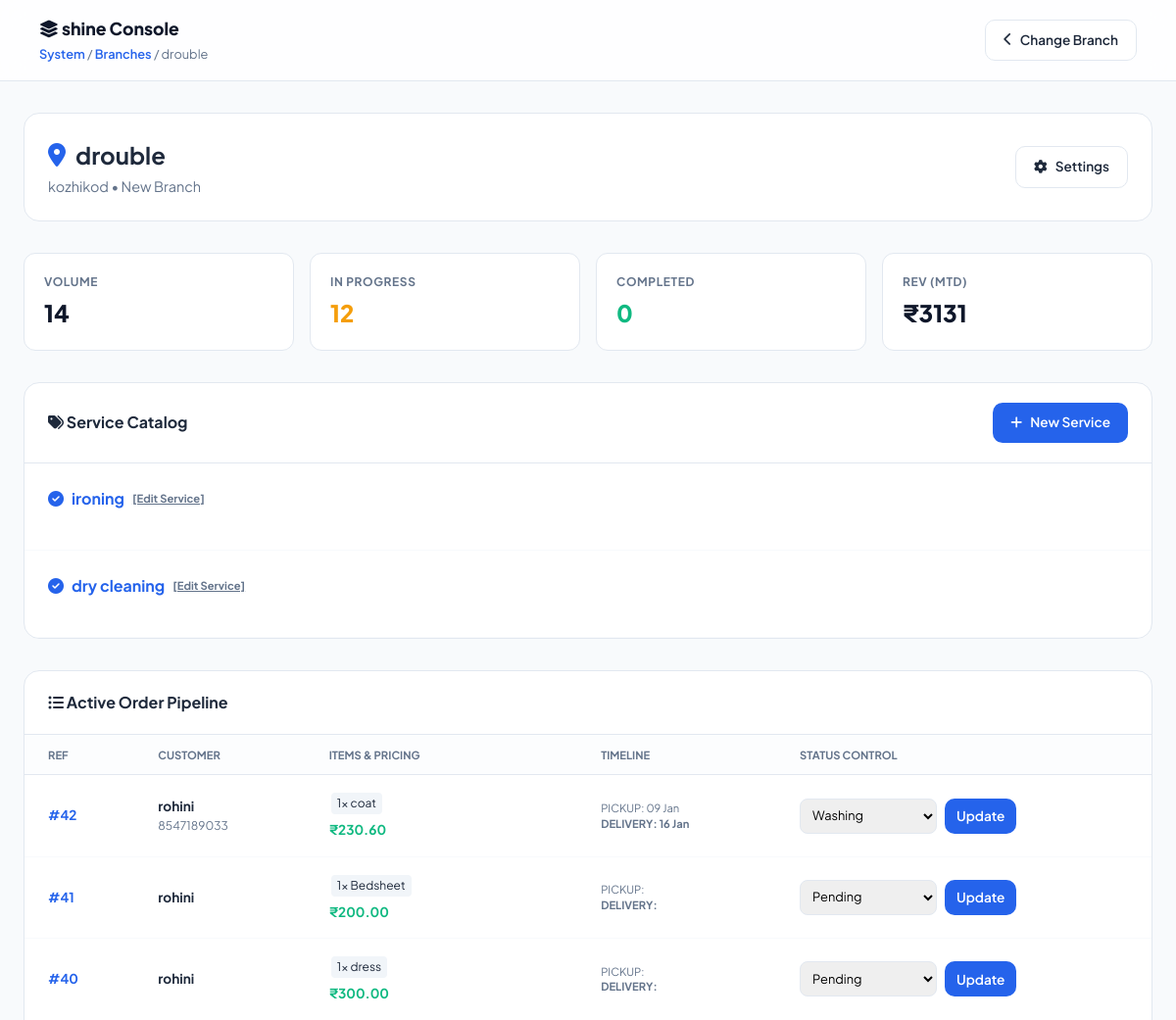
The app's page /shop/branch/5/orders/ (signed in, upper part), older data.
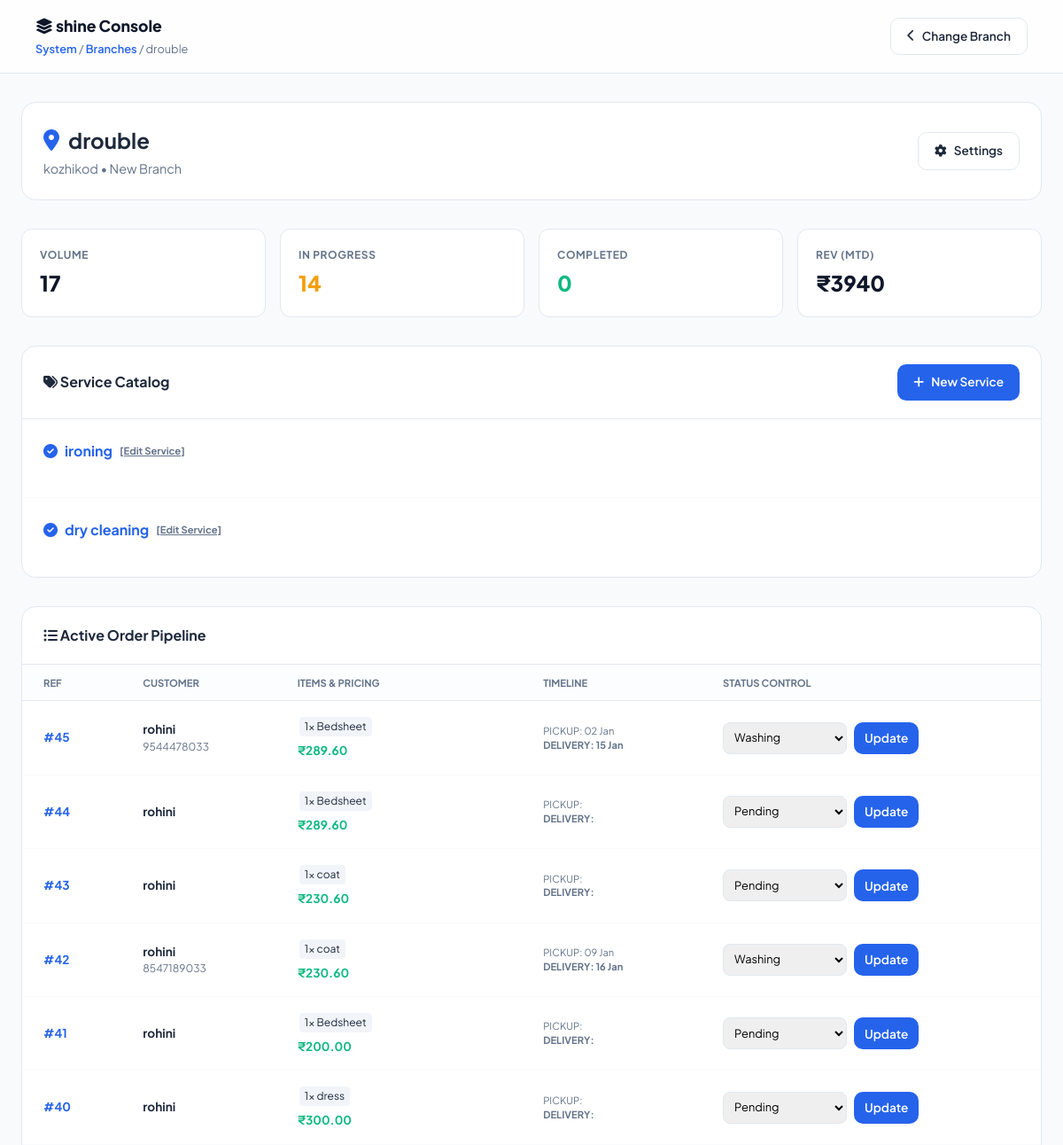
The same page, newer data.
### shop/models.py (models this page shows, shortened)
class Service(models.Model):
    branch = models.ForeignKey(Branch, on_delete=models.CASCADE, related_name='services')
    name = models.CharField(max_length=100)
    price = models.DecimalField(max_digits=10, decimal_places=2, blank=True, null=True)
    cloths = models.ManyToManyField('Cloth', blank=True, related_name='services')
    created_at = models.DateTimeField(default=timezone.now)
    class Meta:
        unique_together = ('branch', 'name')

class Order(models.Model):
    STATUS_CHOICES = [
        ('Pending', 'Pending'),
        ('Washing', 'Washing'),
        ('Drying', 'Drying'),
        ('Ironing', 'Ironing'),
        ('Ready', 'Ready for Pickup'),
        ('Completed', 'Completed'),
    ]
    PAYMENT_CHOICES = [
        ('Pending', 'Pending'),
        ('Completed', 'Completed'),
    ]
    user = models.ForeignKey(User, on_delete=models.CASCADE)
    shop = models.ForeignKey(LaundryShop, on_delete=models.CASCADE)
    branch = models.ForeignKey(Branch, on_delete=models.CASCADE, blank=True, null=True)
    base_amount = models.DecimalField(max_digits=10, decimal_places=2, default=0)
    platform_fee = models.DecimalField(max_digits=10, decimal_places=2, default=0)
    delivery_fee = models.DecimalField(max_digits=10, decimal_places=2, default=0)
    gst_amount = models.DecimalField(max_digits=10, decimal_places=2, default=0)
    amount = models.DecimalField(
        max_digits=10,
        decimal_places=2,
        help_text="Final payable amount (base + fees + GST)"
    )
    cloth_status = models.CharField(
        max_length=20,
        choices=STATUS_CHOICES,
        default='Pending'
    )
    payment_status = models.CharField(
        max_length=20,
        choices=PAYMENT_CHOICES,
        default='Pending'
    )
    pickup_date = models.DateTimeField(blank=True, null=True)
    delivery_date = models.DateTimeField(blank=True, null=True)
    delivery_name = models.CharField(max_length=100, blank=True)
    delivery_address = models.TextField(blank=True)
    delivery_phone = models.CharField(max_length=15, blank=True)
    special_instructions = models.TextField(blank=True)
    created_at = models.DateTimeField(default=timezone.now)
    delay_notified = models.BooleanField(default=False)
    thank_you_sent = models.BooleanField(default=False)
    razorpay_payment_id = models.CharField(max_length=100, blank=True, null=True)
    razorpay_order_id = models.CharField(max_length=100, blank=True, null=True)

class Cloth(models.Model):
    name = models.CharField(max_length=100, unique=True)
    created_at = models.DateTimeField(default=timezone.now)

### shop/views.py (the view)
# urls.py: path("shop/branch/<int:branch_id>/orders/", views.branch_orders, name="branch_orders"),
@shop_login_required
def branch_orders(request, branch_id):
    shop_id = request.session.get('shop_id')
    shop = get_object_or_404(LaundryShop, id=shop_id)
    branch = get_object_or_404(Branch, id=branch_id, shop=shop)
    branch_orders = Order.objects.filter(branch=branch).order_by('-created_at')
    total_orders = branch_orders.count()
    pending_orders = branch_orders.filter(cloth_status="Pending").count()
    washing_orders = branch_orders.filter(cloth_status="Washing").count()
    drying_orders = branch_orders.filter(cloth_status="Drying").count()
    ironing_orders = branch_orders.filter(cloth_status="Ironing").count()
    ready_orders = branch_orders.filter(cloth_status="Ready").count()
    completed_orders = branch_orders.filter(cloth_status="Completed").count()
    total_revenue = branch_orders.aggregate(total=Sum('amount'))['total'] or 0
    today_revenue = branch_orders.filter(
        created_at__date=datetime.now().date()
    ).aggregate(total=Sum('amount'))['total'] or 0
    recent_orders = branch_orders.select_related('user').prefetch_related('order_items__service__cloth_prices', 'order_items__cloth')[:20]  # Show more orders on branch page
    services = branch.services.prefetch_related('cloths', 'cloth_prices').all()
    for service in services:
        cloth_prices_dict = {}
        for cloth_price in service.cloth_prices.all():
            cloth_prices_dict[cloth_price.cloth.id] = cloth_price.price
        for cloth in service.cloths.all():
            cloth.price = cloth_prices_dict.get(cloth.id)
    for order in recent_orders:
        order.cloth_pricing_details = []
        for item in order.order_items.all():
            cloth_price_obj = ServiceClothPrice.objects.filter(service=item.service, cloth=item.cloth).first()
            cloth_price = cloth_price_obj.price if cloth_price_obj else 0
            order.cloth_pricing_details.append({
                'service_name': item.service.name,
                'cloth_name': item.cloth.name,
                'quantity': item.quantity,
                'unit_price': cloth_price,
                'total_price': cloth_price * item.quantity
            })
    context = {
        'shop': shop,
        'branch': branch,
        'total_orders': total_orders,
        'pending_orders': pending_orders,
        'washing_orders': washing_orders,
        'drying_orders': drying_orders,
        'ironing_orders': ironing_orders,
        'ready_orders': ready_orders,
        'completed_orders': completed_orders,
        'total_revenue': total_revenue,
        'today_revenue': today_revenue,
        'recent_orders': recent_orders,
        'services': services,
    }
    return render(request, 'branch_orders.html', context)

### shop/views.py (called while the page is built)
def is_shop_logged_in(request):
    return 'shop_id' in request.session

def shop_login_required(view_func):
    from functools import wraps
    @wraps(view_func)
    def wrapper(request, *args, **kwargs):
        if not is_shop_logged_in(request):
            messages.error(request, "Please login to access this page")
            return redirect("shop_login")
        return view_func(request, *args, **kwargs)
    return wrapper

### shop/templates/branch_orders.html (shortened to what the changed rows need)
{% load static %}
<!DOCTYPE html>
<html lang="en">
<head>
    <link rel="stylesheet" href="https://cdnjs.cloudflare.com/ajax/libs/font-awesome/6.5.1/css/all.min.css">
</head>
<body>
    <header class="top-navbar">
        <div class="brand-area">
            <h1><i class="fas fa-layer-group"></i> {{ shop.name }} Console</h1>
        </div>
    </header>
    <div class="content-wrap">
        <section class="branch-hero">
            <div class="hero-title">
                <h2><i class="fas fa-map-marker-alt" style="color: var(--brand-accent);"></i> {{ branch.name }}</h2>
            </div>
        </section>
        <div class="stats-grid">
            <div class="stat-card">
                <div class="stat-card-label">Volume</div>
                <div class="stat-card-val">{{ total_orders }}</div>
            </div>
            <div class="stat-card">
                <div class="stat-card-label">In Progress</div>
                <div class="stat-card-val" style="color: var(--warning);">{{ pending_orders }}</div>
            </div>
            <div class="stat-card">
                <div class="stat-card-label">Rev (MTD)</div>
                <div class="stat-card-val">₹{{ total_revenue|floatformat:0 }}</div>
            </div>
        </div>
        <div class="dashboard-card">
            {% for service in branch.services.all %}
            <div class="service-group">
                <div class="service-title">
                    <i class="fas fa-check-circle"></i> {{ service.name }}
                    <a href="{% url 'edit_service' service.id %}" style="font-size: 0.7rem; color: var(--text-muted);">[Edit Service]</a>
                </div>
            </div>
            {% endfor %}
        </div>
        <div class="dashboard-card">
            <div class="table-wrap">
                <table class="pro-table">
                    <thead>
                        <tr>
                            <th>Ref</th>
                            <th>Customer</th>
                            <th>Items & Pricing</th>
                            <th>Timeline</th>
                            <th>Status Control</th>
                        </tr>
                    </thead>
                    <tbody>
                        {% for order in recent_orders %}
                        <tr>
                            <td style="font-weight: 700; color: var(--brand-accent);">#{{ order.id }}</td>
                            <td>
                                <div style="font-weight: 700;">{{ order.delivery_name|default:order.user.username }}</div>
                                <div style="font-size: 0.75rem; color: var(--text-muted);">{{ order.delivery_phone }}</div>
                            </td>
                            <td>
                                <div style="max-width: 250px;">
                                    {% for detail in order.cloth_pricing_details %}
                                        <div style="font-size: 0.75rem; background: #f1f5f9; padding: 2px 6px; border-radius: 4px; display: inline-block; margin: 2px;">
                                            {{ detail.quantity }}x {{ detail.cloth_name }}
                                        </div>
                                    {% endfor %}
                                    <div style="margin-top: 4px; font-weight: 700; color: var(--success);">₹{{ order.amount|floatformat:2 }}</div>
                                </div>
                            </td>
                            <td style="line-height: 1.4;">
                                <div style="font-size: 0.7rem; color: var(--text-muted);">PICKUP: {{ order.pickup_date|date:"d M" }}</div>
                                <div style="font-size: 0.7rem; color: var(--text-muted); font-weight: 700;">DELIVERY: {{ order.delivery_date|date:"d M" }}</div>
                            </td>
                            <td>
                                <div style="display: flex; gap: 8px;">
                                    <select class="status-select" id="status-{{ order.id }}">
                                        {% for val, label in order.STATUS_CHOICES %}
                                            <option value="{{ val }}" {% if order.cloth_status == val %}selected{% endif %}>{{ label }}</option>
                                        {% endfor %}
                                    </select>
                                    <button class="btn btn-primary" style="padding: 8px 12px;" onclick="updateOrderStatus({{ order.id }})">Update</button>
                                </div>
                            </td>
                        </tr>
                        {% endfor %}
                    </tbody>
                </table>
            </div>
        </div>
    </div>
</body>
</html>

Row changes from the older to the newer data that the page shows:
added Order: id "45", delivery_name "rohini", delivery_phone "9544478033", quantity "1", {{ detail.cloth_name }} "Bedsheet", amount "289.60", pickup_date "02 Jan", delivery_date "15 Jan", cloth_status+id "Washing"
added Order: id "44", delivery_name "rohini", quantity "1", {{ detail.cloth_name }} "Bedsheet", amount "289.60", cloth_status+id "Pending"
added Order: id "43", delivery_name "rohini", quantity "1", {{ detail.cloth_name }} "coat", amount "230.60", cloth_status+id "Pending"
Text that changed along with them:
{{ total_orders }}: "14" → "17"
{{ pending_orders }}: "12" → "14"
{{ total_revenue|floatformat:0 }}: "3131" → "3940"
